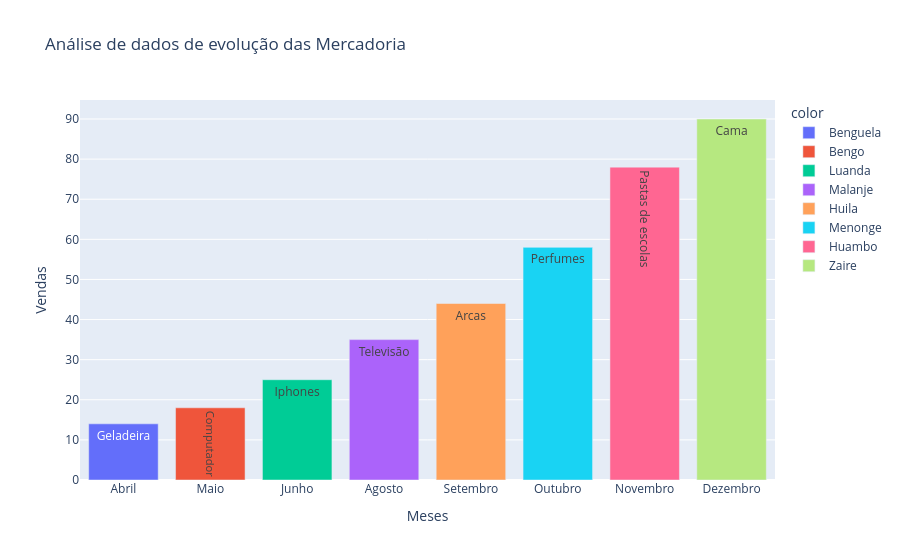

The cell this chart's notebook holds for it:
### Code cell
import plotly.express as px

Meses = [
    "Abril", "Maio", "Junho", "Agosto", 
    "Setembro", "Outubro", "Novembro", "Dezembro"
]

Vendas = [14,18,25,35,44,58,78,90]

Produtos = [
    "Produto A", "Produto B", "Produto C", "Produto D", 
    "Produto E", "Produto F", "Produto H", "Produto I"
]

Names = [
    "Geladeira", "Computador", "Iphones", "Televisão", 
    "Arcas", "Perfumes", "Pastas de escolas", "Cama"
]

região = [
    "Benguela", "Bengo", "Luanda", "Malanje", 
    "Huila", "Menonge", "Huambo", "Zaire"
]

fig = px.bar (
    x = Meses,
    y = Vendas,
    color = região,
    text= Names,
    title="Análise de dados de evolução das Mercadoria"
)
fig.update_xaxes(title="Meses")
fig.update_yaxes(title="Vendas")

fig.show()

### Figure 1 — Plotly figure (JSON) as saved in the notebook; plotly's stock layout.template omitted (floating-point values rounded to 4 significant figures)
{"data": [{"hovertemplate": "color=Benguela<br>x=%{x}<br>y=%{y}<br>text=%{text}<extra></extra>", "legendgroup": "Benguela", "marker": {"color": "#636efa", "pattern": {"shape": ""}}, "name": "Benguela", "orientation": "v", "showlegend": true, "text": ["Geladeira"], "textposition": "auto", "type": "bar", "x": ["Abril"], "xaxis": "x", "y": [14], "yaxis": "y"}, {"hovertemplate": "color=Bengo<br>x=%{x}<br>y=%{y}<br>text=%{text}<extra></extra>", "legendgroup": "Bengo", "marker": {"color": "#EF553B", "pattern": {"shape": ""}}, "name": "Bengo", "orientation": "v", "showlegend": true, "text": ["Computador"], "textposition": "auto", "type": "bar", "x": ["Maio"], "xaxis": "x", "y": [18], "yaxis": "y"}, {"hovertemplate": "color=Luanda<br>x=%{x}<br>y=%{y}<br>text=%{text}<extra></extra>", "legendgroup": "Luanda", "marker": {"color": "#00cc96", "pattern": {"shape": ""}}, "name": "Luanda", "orientation": "v", "showlegend": true, "text": ["Iphones"], "textposition": "auto", "type": "bar", "x": ["Junho"], "xaxis": "x", "y": [25], "yaxis": "y"}, {"hovertemplate": "color=Malanje<br>x=%{x}<br>y=%{y}<br>text=%{text}<extra></extra>", "legendgroup": "Malanje", "marker": {"color": "#ab63fa", "pattern": {"shape": ""}}, "name": "Malanje", "orientation": "v", "showlegend": true, "text": ["Televisão"], "textposition": "auto", "type": "bar", "x": ["Agosto"], "xaxis": "x", "y": [35], "yaxis": "y"}, {"hovertemplate": "color=Huila<br>x=%{x}<br>y=%{y}<br>text=%{text}<extra></extra>", "legendgroup": "Huila", "marker": {"color": "#FFA15A", "pattern": {"shape": ""}}, "name": "Huila", "orientation": "v", "showlegend": true, "text": ["Arcas"], "textposition": "auto", "type": "bar", "x": ["Setembro"], "xaxis": "x", "y": [44], "yaxis": "y"}, {"hovertemplate": "color=Menonge<br>x=%{x}<br>y=%{y}<br>text=%{text}<extra></extra>", "legendgroup": "Menonge", "marker": {"color": "#19d3f3", "pattern": {"shape": ""}}, "name": "Menonge", "orientation": "v", "showlegend": true, "text": ["Perfumes"], "textposition": "auto", "type": "bar", "x": ["Outubro"], "xaxis": "x", "y": [58], "yaxis": "y"}, {"hovertemplate": "color=Huambo<br>x=%{x}<br>y=%{y}<br>text=%{text}<extra></extra>", "legendgroup": "Huambo", "marker": {"color": "#FF6692", "pattern": {"shape": ""}}, "name": "Huambo", "orientation": "v", "showlegend": true, "text": ["Pastas de escolas"], "textposition": "auto", "type": "bar", "x": ["Novembro"], "xaxis": "x", "y": [78], "yaxis": "y"}, {"hovertemplate": "color=Zaire<br>x=%{x}<br>y=%{y}<br>text=%{text}<extra></extra>", "legendgroup": "Zaire", "marker": {"color": "#B6E880", "pattern": {"shape": ""}}, "name": "Zaire", "orientation": "v", "showlegend": true, "text": ["Cama"], "textposition": "auto", "type": "bar", "x": ["Dezembro"], "xaxis": "x", "y": [90], "yaxis": "y"}], "layout": {"barmode": "relative", "legend": {"title": {"text": "color"}, "tracegroupgap": 0}, "title": {"text": "Análise de dados de evolução das Mercadoria"}, "xaxis": {"anchor": "y", "domain": [0, 1], "title": {"text": "Meses"}}, "yaxis": {"anchor": "x", "domain": [0, 1], "title": {"text": "Vendas"}}}}
